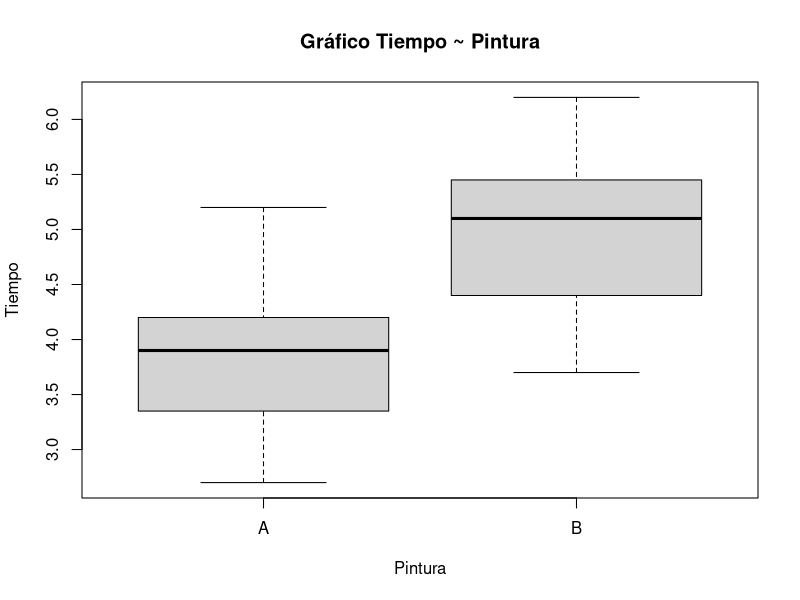

Source code (R):
## ---- chunk 1
knitr::opts_chunk$set(echo = TRUE)
## ---- chunk 2
PA <- c(3.5, 2.7, 3.9, 4.2, 3.6, 2.7, 3.3, 5.2, 4.2, 2.9, 4.4, 5.2, 4.0, 4.1, 3.4)
PB <- c(4.7, 3.9, 4.5, 5.5, 4.0, 5.3, 4.3, 6.0, 5.2, 3.7, 5.5, 6.2, 5.1, 5.4, 4.8)
pinturas <- data.frame("Puntura A" = PA, "Pintura B" = PB)

## ---- chunk 3
knitr::kable(pinturas, col.names = gsub("[.]", " ", names(pinturas)), align = "cc")
## ---- chunk 4
Tiempo <- c(PA, PB)
Pintura <- rep(c("A", "B"), each = 15)
Dat_P <- data.frame(Pintura, Tiempo)
boxplot(Tiempo ~ Pintura)
title("Gráfico Tiempo ~ Pintura")

